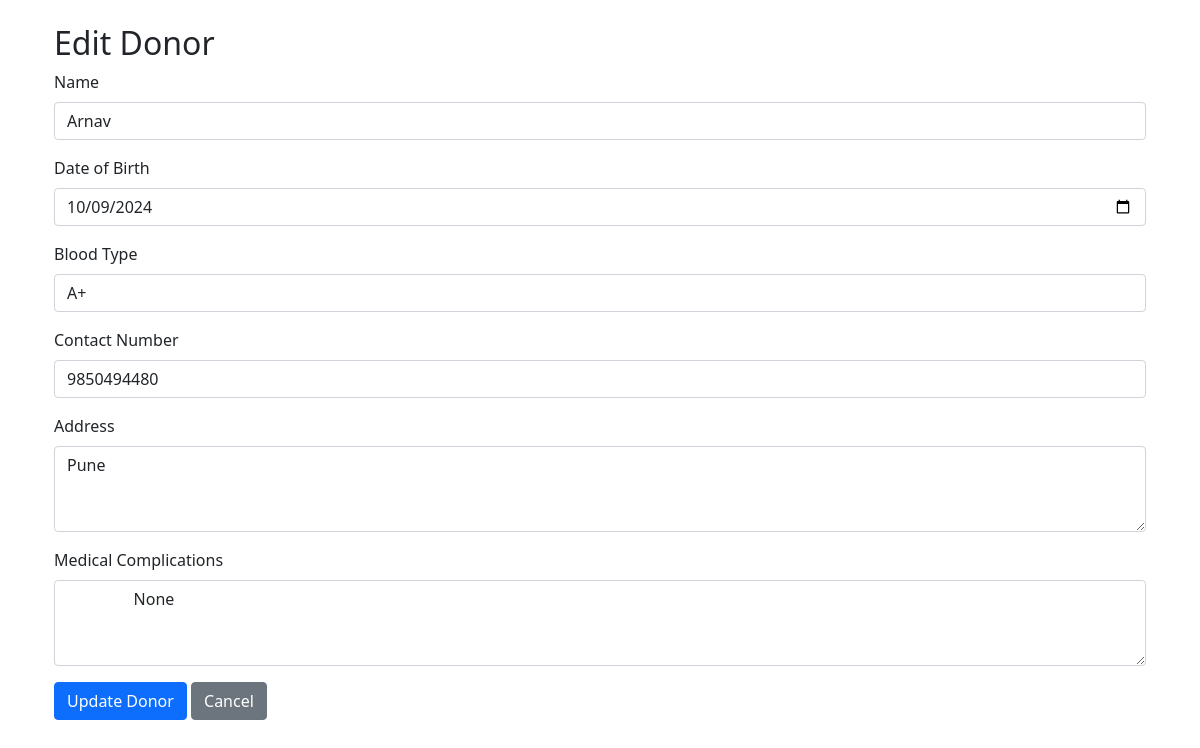
/donors/1/edit, run on the app's committed database.
### models.py (models this page shows)
class Donor(Base):
    __tablename__ = 'donors'
    donor_id = Column(Integer, primary_key=True, autoincrement=True)
    name = Column(String(100), nullable=False)
    date_of_birth = Column(Date, nullable=False)
    blood_type = Column(String(3), nullable=False)
    contact_number = Column(String(15), nullable=False)
    address = Column(String(255))
    medical_complications = Column(Text)
    created_at = Column(DateTime, default=func.now())
    updated_at = Column(DateTime, default=func.now(), onupdate=func.now())
    donations = relationship("Donation", back_populates="donor")
    __table_args__ = (
        CheckConstraint(
            blood_type.in_([bt.value for bt in BloodType]),
            name='valid_blood_type'
        ),
    )

### app.py (the view, shortened to what this page needs)
@app.route('/donors/<int:donor_id>/edit', methods=['GET', 'POST'])
def edit_donor(donor_id):
    donor = system.session.query(Donor).get(donor_id)
    return render_template('donors/edit.html',
                         donor=donor,
                         blood_types=[bt.value for bt in BloodType])

### templates/donors/edit.html
{% extends "base.html" %}
{% block content %}
<div class="container">
    <h2>Edit Donor</h2>
    <form method="POST">
        <div class="mb-3">
            <label for="name" class="form-label">Name</label>
            <input type="text" class="form-control" id="name" name="name" value="{{ donor.name }}" required>
        </div>
        <div class="mb-3">
            <label for="date_of_birth" class="form-label">Date of Birth</label>
            <input type="date" class="form-control" id="date_of_birth" name="date_of_birth"
                   value="{{ donor.date_of_birth.strftime('%Y-%m-%d') }}" required>
        </div>
        <div class="mb-3">
            <label for="blood_type" class="form-label">Blood Type</label>
            <select class="form-control" id="blood_type" name="blood_type" required>
                {% for blood_type in blood_types %}
                <option value="{{ blood_type }}" {% if blood_type == donor.blood_type %}selected{% endif %}>
                    {{ blood_type }}
                </option>
                {% endfor %}
            </select>
        </div>
        <div class="mb-3">
            <label for="contact_number" class="form-label">Contact Number</label>
            <input type="tel" class="form-control" id="contact_number" name="contact_number"
                   value="{{ donor.contact_number }}" required>
        </div>
        <div class="mb-3">
            <label for="address" class="form-label">Address</label>
            <textarea class="form-control" id="address" name="address" rows="3" required>{{ donor.address }}</textarea>
        </div>
        <div class="mb-3">
            <label for="medical_complications" class="form-label">Medical Complications</label>
            <textarea class="form-control" id="medical_complications" name="medical_complications" rows="3">
                {{ donor.medical_complications }}
            </textarea>
        </div>
        <button type="submit" class="btn btn-primary">Update Donor</button>
        <a href="{{ url_for('donors') }}" class="btn btn-secondary">Cancel</a>
    </form>
</div>
{% endblock %}

### data on the page
Donor: name "Arnav", date_of_birth "10/09/2024", blood_type "A+", contact_number "9850494480", address "Pune", medical_complications "None"
